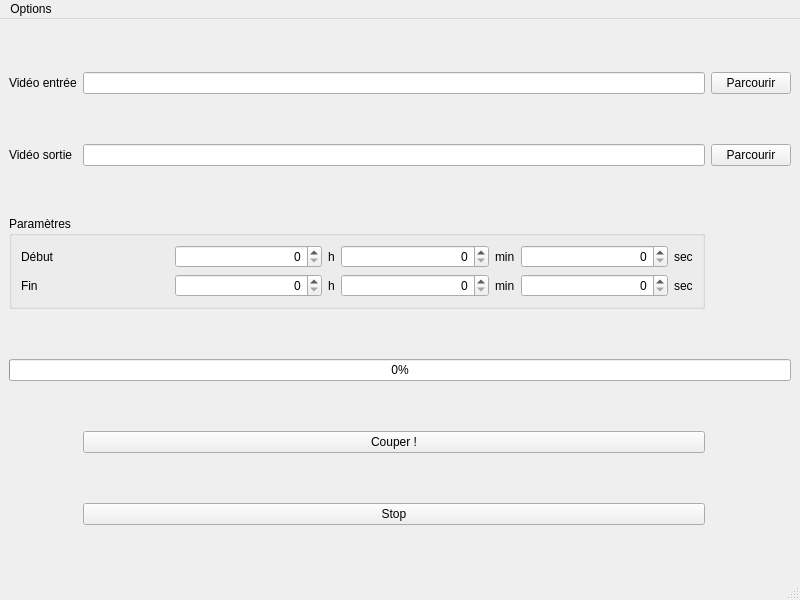
<?xml version="1.0" encoding="UTF-8"?>
<ui version="4.0">
 <class>MainWindow</class>
 <widget class="QMainWindow" name="MainWindow">
  <property name="geometry">
   <rect>
    <x>0</x>
    <y>0</y>
    <width>800</width>
    <height>600</height>
   </rect>
  </property>
  <property name="windowTitle">
   <string>Video Cutter</string>
  </property>
  <property name="windowIcon">
   <iconset>
    <normaloff>VideoCutter.ico</normaloff>VideoCutter.ico</iconset>
  </property>
  <widget class="QWidget" name="centralwidget">
   <layout class="QGridLayout" name="gridLayout">
    <item row="2" column="0">
     <widget class="QLabel" name="label_2">
      <property name="text">
       <string>Vidéo sortie</string>
      </property>
     </widget>
    </item>
    <item row="0" column="2">
     <widget class="QPushButton" name="videoInPushButton">
      <property name="text">
       <string>Parcourir</string>
      </property>
     </widget>
    </item>
    <item row="3" column="0" colspan="2">
     <widget class="QGroupBox" name="groupBox">
      <property name="sizePolicy">
       <sizepolicy hsizetype="Preferred" vsizetype="Maximum">
        <horstretch>0</horstretch>
        <verstretch>0</verstretch>
       </sizepolicy>
      </property>
      <property name="title">
       <string>Paramètres</string>
      </property>
      <layout class="QGridLayout" name="gridLayout_2">
       <item row="1" column="5">
        <widget class="QSpinBox" name="endSecSpinBox">
         <property name="toolTip">
          <string>Seconde de fin</string>
         </property>
         <property name="alignment">
          <set>Qt::AlignmentFlag::AlignRight|Qt::AlignmentFlag::AlignTrailing|Qt::AlignmentFlag::AlignVCenter</set>
         </property>
         <property name="maximum">
          <number>59</number>
         </property>
        </widget>
       </item>
       <item row="0" column="3">
        <widget class="QSpinBox" name="startMinSpinBox">
         <property name="toolTip">
          <string>Minute de début</string>
         </property>
         <property name="alignment">
          <set>Qt::AlignmentFlag::AlignRight|Qt::AlignmentFlag::AlignTrailing|Qt::AlignmentFlag::AlignVCenter</set>
         </property>
         <property name="maximum">
          <number>59</number>
         </property>
        </widget>
       </item>
       <item row="1" column="1">
        <widget class="QSpinBox" name="endHourSpinBox">
         <property name="toolTip">
          <string>Heure de fin</string>
         </property>
         <property name="alignment">
          <set>Qt::AlignmentFlag::AlignRight|Qt::AlignmentFlag::AlignTrailing|Qt::AlignmentFlag::AlignVCenter</set>
         </property>
         <property name="maximum">
          <number>999</number>
         </property>
        </widget>
       </item>
       <item row="0" column="5">
        <widget class="QSpinBox" name="startSecSpinBox">
         <property name="toolTip">
          <string>Seconde de début</string>
         </property>
         <property name="alignment">
          <set>Qt::AlignmentFlag::AlignRight|Qt::AlignmentFlag::AlignTrailing|Qt::AlignmentFlag::AlignVCenter</set>
         </property>
         <property name="maximum">
          <number>59</number>
         </property>
        </widget>
       </item>
       <item row="1" column="0">
        <widget class="QLabel" name="label_4">
         <property name="text">
          <string>Fin</string>
         </property>
        </widget>
       </item>
       <item row="0" column="4">
        <widget class="QLabel" name="label_6">
         <property name="sizePolicy">
          <sizepolicy hsizetype="Maximum" vsizetype="Preferred">
           <horstretch>0</horstretch>
           <verstretch>0</verstretch>
          </sizepolicy>
         </property>
         <property name="text">
          <string>min</string>
         </property>
        </widget>
       </item>
       <item row="0" column="1">
        <widget class="QSpinBox" name="startHourSpinBox">
         <property name="toolTip">
          <string>Heure de début</string>
         </property>
         <property name="alignment">
          <set>Qt::AlignmentFlag::AlignRight|Qt::AlignmentFlag::AlignTrailing|Qt::AlignmentFlag::AlignVCenter</set>
         </property>
         <property name="maximum">
          <number>999</number>
         </property>
        </widget>
       </item>
       <item row="0" column="2">
        <widget class="QLabel" name="label_5">
         <property name="sizePolicy">
          <sizepolicy hsizetype="Maximum" vsizetype="Preferred">
           <horstretch>0</horstretch>
           <verstretch>0</verstretch>
          </sizepolicy>
         </property>
         <property name="text">
          <string>h</string>
         </property>
        </widget>
       </item>
       <item row="1" column="3">
        <widget class="QSpinBox" name="endMinSpinBox">
         <property name="toolTip">
          <string>Minute de fin</string>
         </property>
         <property name="alignment">
          <set>Qt::AlignmentFlag::AlignRight|Qt::AlignmentFlag::AlignTrailing|Qt::AlignmentFlag::AlignVCenter</set>
         </property>
         <property name="maximum">
          <number>59</number>
         </property>
        </widget>
       </item>
       <item row="0" column="0">
        <widget class="QLabel" name="label_3">
         <property name="text">
          <string>Début</string>
         </property>
        </widget>
       </item>
       <item row="0" column="6">
        <widget class="QLabel" name="label_7">
         <property name="sizePolicy">
          <sizepolicy hsizetype="Maximum" vsizetype="Preferred">
           <horstretch>0</horstretch>
           <verstretch>0</verstretch>
          </sizepolicy>
         </property>
         <property name="text">
          <string>sec</string>
         </property>
        </widget>
       </item>
       <item row="1" column="2">
        <widget class="QLabel" name="label_8">
         <property name="text">
          <string>h</string>
         </property>
        </widget>
       </item>
       <item row="1" column="4">
        <widget class="QLabel" name="label_9">
         <property name="text">
          <string>min</string>
         </property>
        </widget>
       </item>
       <item row="1" column="6">
        <widget class="QLabel" name="label_10">
         <property name="text">
          <string>sec</string>
         </property>
        </widget>
       </item>
      </layout>
     </widget>
    </item>
    <item row="0" column="0">
     <widget class="QLabel" name="label">
      <property name="text">
       <string>Vidéo entrée</string>
      </property>
     </widget>
    </item>
    <item row="2" column="2">
     <widget class="QPushButton" name="videoOutPushButton">
      <property name="text">
       <string>Parcourir</string>
      </property>
     </widget>
    </item>
    <item row="0" column="1">
     <widget class="QLineEdit" name="videoInLineEdit"/>
    </item>
    <item row="5" column="1">
     <widget class="QPushButton" name="cutvideoPushButton">
      <property name="text">
       <string>Couper !</string>
      </property>
     </widget>
    </item>
    <item row="2" column="1">
     <widget class="QLineEdit" name="videoOutLineEdit"/>
    </item>
    <item row="4" column="0" colspan="3">
     <widget class="QProgressBar" name="progressBar">
      <property name="minimum">
       <number>0</number>
      </property>
      <property name="maximum">
       <number>100</number>
      </property>
      <property name="value">
       <number>0</number>
      </property>
     </widget>
    </item>
    <item row="6" column="1">
     <widget class="QPushButton" name="stopPushButton">
      <property name="text">
       <string>Stop</string>
      </property>
     </widget>
    </item>
   </layout>
  </widget>
  <widget class="QMenuBar" name="menubar">
   <property name="geometry">
    <rect>
     <x>0</x>
     <y>0</y>
     <width>800</width>
     <height>25</height>
    </rect>
   </property>
   <widget class="QMenu" name="menuOptions">
    <property name="title">
     <string>Options</string>
    </property>
    <addaction name="actionLog"/>
   </widget>
   <addaction name="menuOptions"/>
  </widget>
  <widget class="QStatusBar" name="statusbar"/>
  <action name="actionLog">
   <property name="checkable">
    <bool>true</bool>
   </property>
   <property name="text">
    <string>Log</string>
   </property>
  </action>
 </widget>
 <tabstops>
  <tabstop>videoInLineEdit</tabstop>
  <tabstop>videoInPushButton</tabstop>
  <tabstop>videoOutLineEdit</tabstop>
  <tabstop>videoOutPushButton</tabstop>
  <tabstop>startHourSpinBox</tabstop>
  <tabstop>startMinSpinBox</tabstop>
  <tabstop>startSecSpinBox</tabstop>
  <tabstop>endHourSpinBox</tabstop>
  <tabstop>endMinSpinBox</tabstop>
  <tabstop>endSecSpinBox</tabstop>
  <tabstop>cutvideoPushButton</tabstop>
 </tabstops>
 <resources/>
 <connections>
  <connection>
   <sender>videoInPushButton</sender>
   <signal>clicked()</signal>
   <receiver>MainWindow</receiver>
   <slot>onVideoInPushButtonClicked()</slot>
   <hints>
    <hint type="sourcelabel">
     <x>788</x>
     <y>97</y>
    </hint>
    <hint type="destinationlabel">
     <x>755</x>
     <y>256</y>
    </hint>
   </hints>
  </connection>
  <connection>
   <sender>videoOutPushButton</sender>
   <signal>clicked()</signal>
   <receiver>MainWindow</receiver>
   <slot>onVideoOutPushButtonClicked()</slot>
   <hints>
    <hint type="sourcelabel">
     <x>788</x>
     <y>166</y>
    </hint>
    <hint type="destinationlabel">
     <x>765</x>
     <y>353</y>
    </hint>
   </hints>
  </connection>
  <connection>
   <sender>cutvideoPushButton</sender>
   <signal>clicked()</signal>
   <receiver>MainWindow</receiver>
   <slot>onCutVideoPushButtonClicked()</slot>
   <hints>
    <hint type="sourcelabel">
     <x>701</x>
     <y>459</y>
    </hint>
    <hint type="destinationlabel">
     <x>594</x>
     <y>497</y>
    </hint>
   </hints>
  </connection>
  <connection>
   <sender>stopPushButton</sender>
   <signal>clicked()</signal>
   <receiver>MainWindow</receiver>
   <slot>onStopCutPushButtonClicked()</slot>
   <hints>
    <hint type="sourcelabel">
     <x>659</x>
     <y>519</y>
    </hint>
    <hint type="destinationlabel">
     <x>662</x>
     <y>548</y>
    </hint>
   </hints>
  </connection>
 </connections>
 <slots>
  <slot>onVideoInPushButtonClicked()</slot>
  <slot>onVideoOutPushButtonClicked()</slot>
  <slot>onCutVideoPushButtonClicked()</slot>
  <slot>onStopCutPushButtonClicked()</slot>
 </slots>
</ui>
